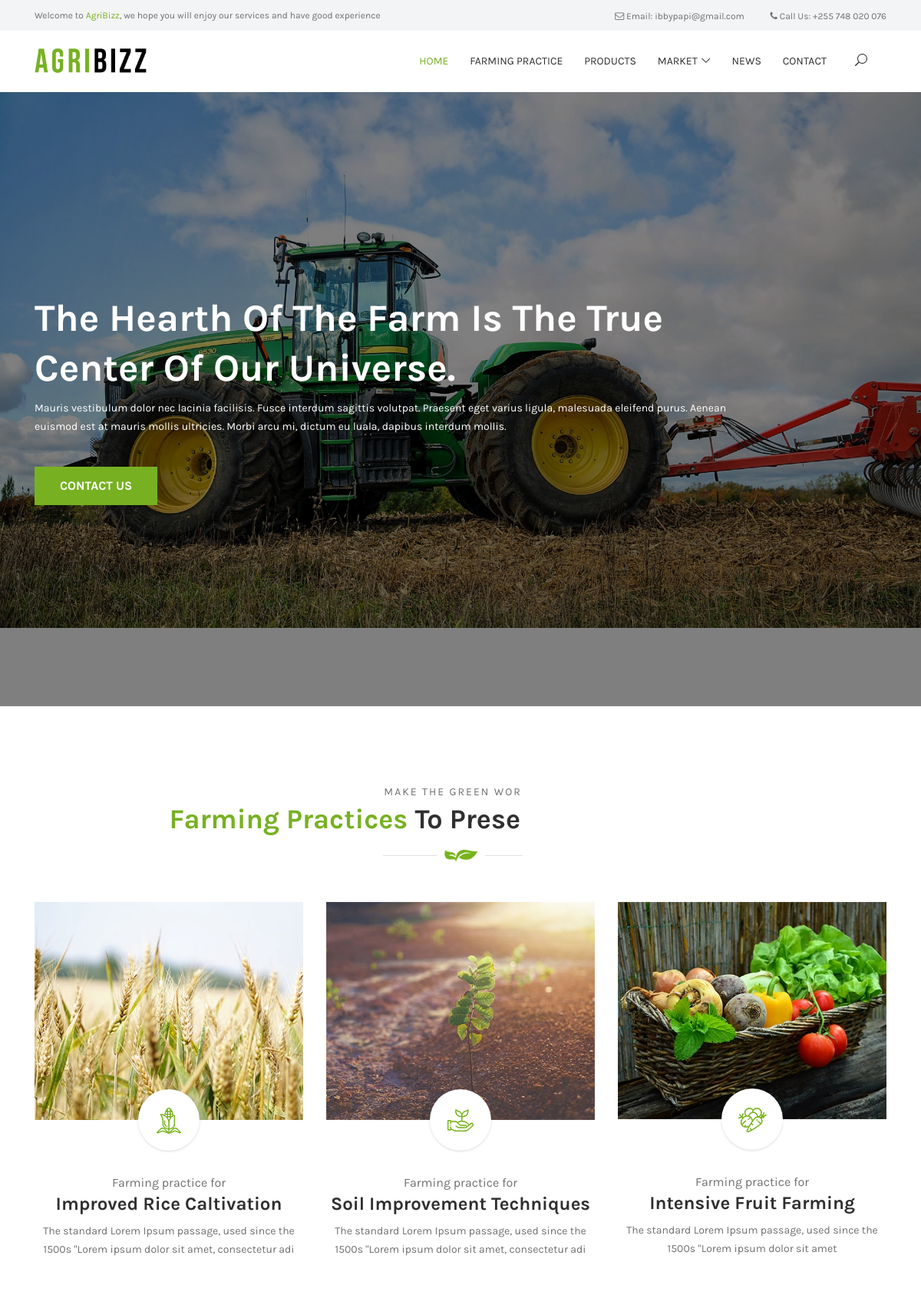
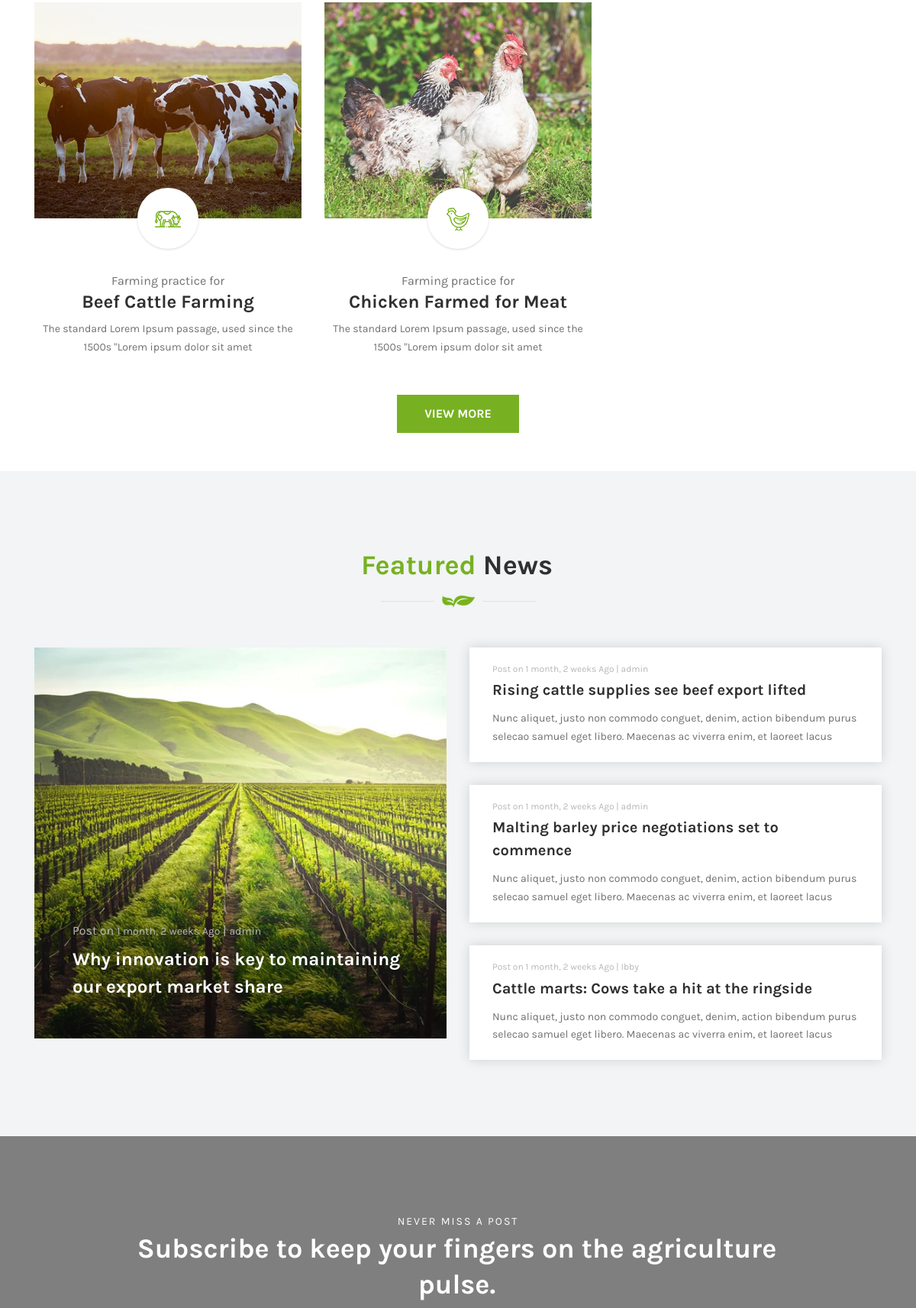
The page / (upper part) on the database its author committed (2 pictures, top to bottom).
### blog/models.py (models this page shows, shortened)
class BlogPost (models.Model):
    STATUS_CHOICE = (('draft', 'Draft'), ('published', 'Published'),)
    author = models.ForeignKey(
        Author, on_delete=models.CASCADE, related_name='blog_posts')
    title = models.CharField(max_length=200,)
    overview = models.CharField(max_length=150, default='', blank=True)
    slug = models.SlugField(null=True, unique=True)
    categories = models.ManyToManyField(Category)
    thumbnail = models.ImageField(upload_to=upload_location, null=True, blank=True)
    icon = ImageField(upload_to=upload_location, null=True, blank=True)
    content = HTMLField()
    publish = models.DateTimeField(default=timezone.now)
    date_created = models.DateTimeField(
        auto_now_add=True, verbose_name="date_published")
    date_updated = models.DateTimeField(
        auto_now=True, verbose_name="date_updated")
    status = models.CharField(
        max_length=10, choices=STATUS_CHOICE, default='draft')
    featured = models.BooleanField()
    class Meta:
        ordering = ('-publish',)

class News(models.Model):
    STATUS = (('draft', 'Draft'), ('published', 'Published'))
    author = models.ForeignKey(Author, on_delete=models.CASCADE, related_name='blog_post')
    title = models.CharField(max_length=200)
    overview = models.CharField(max_length=140)
    slug = models.CharField(max_length=150, null=True, unique=True)
    featured_thumbnail = models.ImageField(upload_to=upload_location, null=True, blank=True)
    thumbnail = models.ImageField(upload_to=img_location, null=True, blank=True)
    content = HTMLField()
    date_created = models.DateTimeField(verbose_name='date-published',auto_now_add=True)
    publish_date =models.DateTimeField(default=timezone.now)
    news_status = models.CharField(max_length=10, choices=STATUS, default='draft')
    featured_news = models.BooleanField()
    class Meta:
        ordering = ('-publish_date',)
        verbose_name = "News"
        verbose_name_plural = "News"

class Author(models.Model):
    user = models.OneToOneField(User, on_delete=models.CASCADE)
    profile_pic = models.ImageField()

### mainApp/views.py (the view)
# urls.py: path('', views.index, name='index'),
def index(request):
    practice_post = BlogPost.objects.filter(featured=True)
    news_post = News.objects.filter(featured_news=True)
    list_news = News.objects.order_by('-date_created').exclude(featured_news=True)
    if request.method == "POST":
        email = request.POST["email"]
        new_signup = Newsletter()
        new_signup.email = email
        new_signup.save()
    context = {
        'object_list': practice_post,
        'featured_news': news_post,
        'news_list': list_news,
    }
    return render(request, 'index.html', context)

### templates/index.html (shortened to what this page needs)
{% extends 'base.html' %}
{% load static %}
{% block content %}
<div class="hero-area">
    <div class="welcome-slides owl-carousel">
        <div class="single-welcome-slides bg-img bg-overlay jarallax" style="background-image: url({% static 'img/bg-img/1.jpg' %});">
            <div class="container h-100">
                <div class="row h-100 align-items-center">
                    <div class="col-12 col-lg-10">
                        <div class="welcome-content">
                            <h2 data-animation="fadeInUp" data-delay="200ms">The hearth of the farm is the true center of our universe.</h2>
                            <p data-animation="fadeInUp" data-delay="400ms">Mauris vestibulum dolor nec lacinia facilisis. Fusce interdum sagittis volutpat. Praesent eget varius ligula, malesuada eleifend purus. Aenean euismod est at mauris mollis ultricies. Morbi arcu mi, dictum eu luala, dapibus
                                interdum mollis.</p>
                            <a href="contact" class="btn famie-btn mt-4" data-animation="bounceInUp" data-delay="600ms">Contact Us</a>
                        </div>
                    </div>
                </div>
            </div>
        </div>
    </div>
</div>
<section class="farming-practice-area section-padding-100-50">
    <div class="container">
        <div class="row">
            <div class="col-12">
                <div class="section-heading text-center">
                    <p>Make the green world</p>
                    <h2><span>Farming Practices</span> To Preserve Land & Water</h2>
                    <img src="{% static 'img/core-img/decor2.png' %}" alt="">
                </div>
            </div>
        </div>
        <div class="row">
                {% for obj in object_list %}
                <div class="col-12 col-sm-6 col-lg-4">
                    <div class="single-farming-practice-area mb-50 wow fadeInUp" data-wow-delay="100ms">
                        <div class="farming-practice-thumbnail">
                            <img src="{{obj.thumbnail.url}}" alt="">
                        </div>
                        <div class="farming-practice-content text-center">
                            <div class="farming-icon">
                                <img src="{{obj.icon.url}}" alt="">
                            </div>
                            <span>Farming practice for</span>
                            <a href="{% url 'practice_details' obj.slug %}"><h4>{{obj.title}}</h4></a>
                            <p>{{obj.overview}}</p>
                        </div>
                    </div>
                </div>
                {% endfor %}
            </div>
                <div class="gotoshop-btn text-center wow fadeInUp" data-wow-delay="900ms">
                    <a href="{% url 'farming_practice' %}" class="btn famie-btn">View More</a>
                </div>
        </div>
    </section>
<section class="news-area bg-gray section-padding-100-0">
    <div class="container">
        <div class="section-heading text-center">
            <h2><span>Featured</span> News</h2>
            <img src="{% static 'img/core-img/decor2.png' %}" alt="">
        </div>
        <div class="row">
            {% for news in featured_news %}
            <div class="col-12 col-lg-6">
                <div class="featured-post-area mb-100 wow fadeInUp" data-wow-delay="100ms">
                    <img src="{{ news.featured_thumbnail.url }}" alt="">
                    <div class="post-content">
                        <h6>Post on <a href="#">{{ news.date_created | timesince }} Ago</a> | <a href="#">{{ news.author.user.username }}</a></h6>
                        <a href="{% url 'news_details' news.slug %}" class="post-title">{{ news.title }}</a>
                    </div>
                </div>
            {% endfor %}
            </div>
            <div class="col-12 col-lg-6 mb-100">
                {% for list in news_list %}
                <div class="single-blog-area style-2 wow fadeInUp" data-wow-delay="300ms">
                    <div class="post-content">
                        <h6>Post on <a href="#">{{ list.date_created | timesince }} Ago</a> | <a href="#">{{ list.author.user.username }}</a></h6>
                        <a href="{% url 'news_details' list.slug %}" class="post-title">{{ list.title }}</a>
                        <p>{{ list.overview }}</p>
                    </div>
                </div>
                {% endfor %}
            </div>
        </div>
    </div>
</section>
<section class="newsletter-area section-padding-100 bg-img bg-overlay jarallax" style="background-image: url({% static 'img/bg-img/8.jpg' %});">
    <div class="container">
        <div class="row justify-content-center">
            <div class="col-12 col-lg-10">
                <div class="newsletter-content">
                    <div class="section-heading white text-center">
                        <p>Never Miss a Post</p>
                        <h2><span>Subscribe </span>to keep your fingers on the agriculture pulse.</h2>
                    </div>
                </div>
            </div>
        </div>
    </div>
</section>
{% endblock %}

### static/css/classy-nav.css (style rules this page uses)
body { font-family: "Roboto", sans-serif; }
img { height: auto; max-width: 100%; }
.bg-img { background-position: center center; background-size: cover; background-repeat: no-repeat; }
.justify-content-center { -webkit-box-pack: center; -ms-flex-pack: center; justify-content: center; }

### rows shown on the page
BlogPost: thumbnail (picture), icon (picture), title "Improved Rice Caltivation", overview "The standard Lorem Ipsum passage, used since the 1500s \"Lorem ipsum dolor sit amet, consectetur adi"
BlogPost: thumbnail (picture), icon (picture), title "Soil Improvement Techniques", overview "The standard Lorem Ipsum passage, used since the 1500s \"Lorem ipsum dolor sit amet, consectetur adi"
BlogPost: thumbnail (picture), icon (picture), title "Intensive Fruit Farming", overview "The standard Lorem Ipsum passage, used since the 1500s \"Lorem ipsum dolor sit amet"
BlogPost: thumbnail (picture), icon (picture), title "Beef Cattle Farming", overview "The standard Lorem Ipsum passage, used since the 1500s \"Lorem ipsum dolor sit amet"
BlogPost: thumbnail (picture), icon (picture), title "Chicken Farmed for Meat", overview "The standard Lorem Ipsum passage, used since the 1500s \"Lorem ipsum dolor sit amet"
News: featured_thumbnail (picture), date_created "1 month, 2 weeks", author.user.username "admin", title "Why innovation is key to maintaining our export market share"
News: date_created "1 month, 2 weeks", author.user.username "admin", title "Rising cattle supplies see beef export lifted", overview "Nunc aliquet, justo non commodo conguet, denim, action bibendum purus selecao samuel eget libero. Maecenas ac viverra enim, et laoreet lacus"
News: date_created "1 month, 2 weeks", author.user.username "admin", title "Malting barley price negotiations set to commence", overview "Nunc aliquet, justo non commodo conguet, denim, action bibendum purus selecao samuel eget libero. Maecenas ac viverra enim, et laoreet lacus"
News: date_created "1 month, 2 weeks", author.user.username "Ibby", title "Cattle marts: Cows take a hit at the ringside", overview "Nunc aliquet, justo non commodo conguet, denim, action bibendum purus selecao samuel eget libero. Maecenas ac viverra enim, et laoreet lacus"
